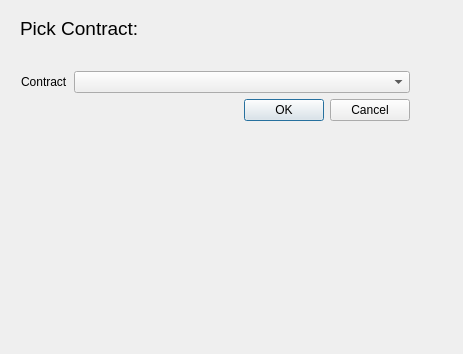
<?xml version="1.0" encoding="UTF-8"?>
<ui version="4.0">
 <class>LoadContractForm</class>
 <widget class="QWidget" name="LoadContractForm">
  <property name="geometry">
   <rect>
    <x>0</x>
    <y>0</y>
    <width>463</width>
    <height>354</height>
   </rect>
  </property>
  <property name="windowTitle">
   <string>Good Form</string>
  </property>
  <widget class="QWidget" name="load_contract_formWidget" native="true">
   <property name="geometry">
    <rect>
     <x>20</x>
     <y>70</y>
     <width>391</width>
     <height>121</height>
    </rect>
   </property>
   <layout class="QFormLayout" name="formLayout">
    <property name="leftMargin">
     <number>1</number>
    </property>
    <property name="topMargin">
     <number>1</number>
    </property>
    <property name="rightMargin">
     <number>1</number>
    </property>
    <property name="bottomMargin">
     <number>1</number>
    </property>
    <item row="0" column="0">
     <widget class="QLabel" name="load_contract_label_2">
      <property name="text">
       <string>Contract</string>
      </property>
     </widget>
    </item>
    <item row="0" column="1">
     <widget class="QComboBox" name="load_contract_contractComboBox"/>
    </item>
    <item row="1" column="1">
     <widget class="QDialogButtonBox" name="load_contract_buttonBox">
      <property name="standardButtons">
       <set>QDialogButtonBox::Cancel|QDialogButtonBox::Ok</set>
      </property>
     </widget>
    </item>
    <item row="2" column="0" colspan="2">
     <widget class="QLabel" name="load_contract_bottom_label">
      <property name="text">
       <string/>
      </property>
     </widget>
    </item>
   </layout>
  </widget>
  <widget class="QLabel" name="load_contract_label">
   <property name="geometry">
    <rect>
     <x>20</x>
     <y>20</y>
     <width>391</width>
     <height>16</height>
    </rect>
   </property>
   <property name="font">
    <font>
     <pointsize>14</pointsize>
    </font>
   </property>
   <property name="text">
    <string>Pick Contract:</string>
   </property>
  </widget>
  <widget class="QLabel" name="load_contract_bottom_Label">
   <property name="geometry">
    <rect>
     <x>20</x>
     <y>260</y>
     <width>389</width>
     <height>23</height>
    </rect>
   </property>
   <property name="font">
    <font>
     <pointsize>14</pointsize>
    </font>
   </property>
   <property name="text">
    <string/>
   </property>
  </widget>
 </widget>
 <tabstops>
  <tabstop>load_contract_contractComboBox</tabstop>
 </tabstops>
 <resources/>
 <connections/>
</ui>
